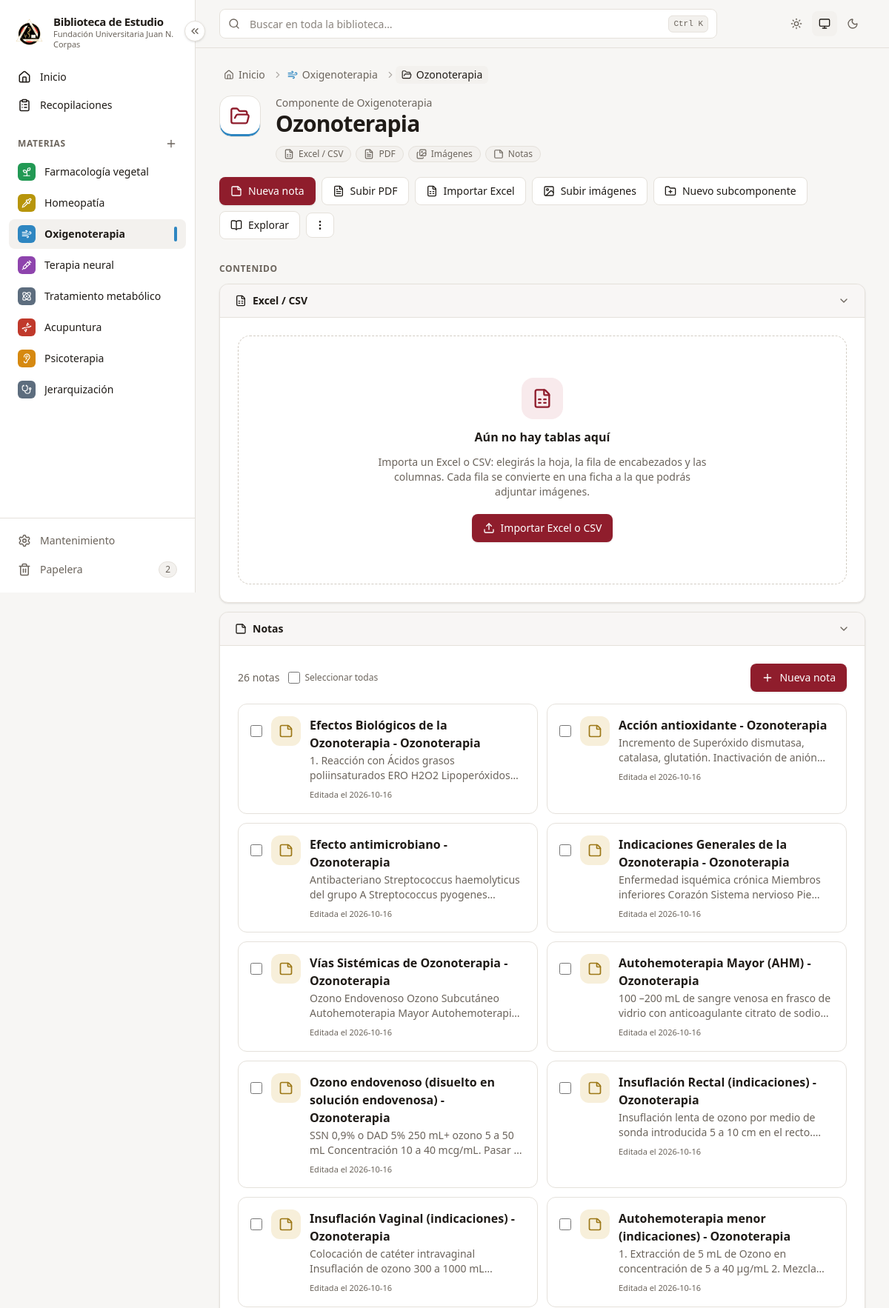
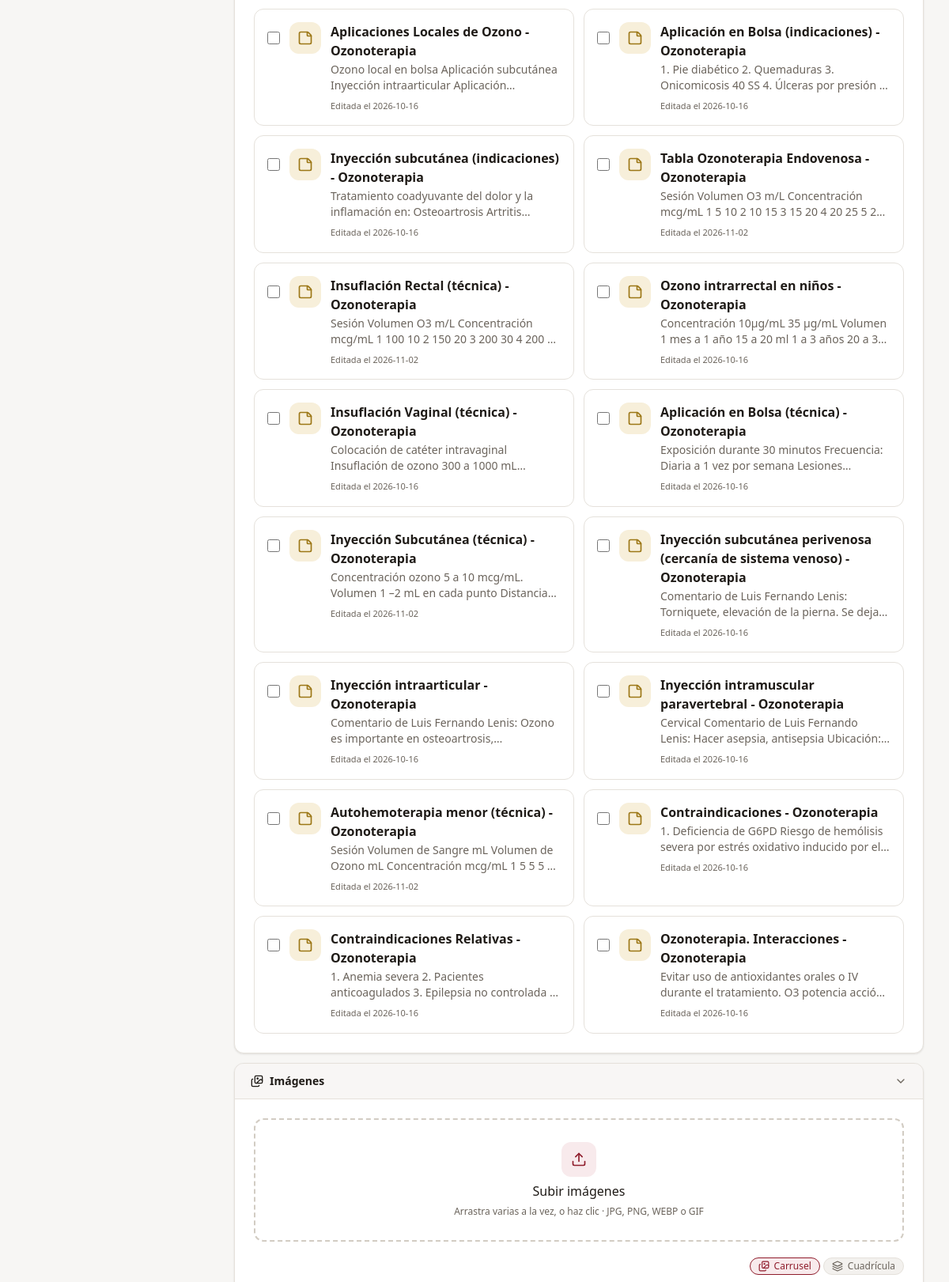
The app's page /componentes/7 (upper part) with its own data (2 pictures, top to bottom).
### tables this page shows
CREATE TABLE materias (
        id           INTEGER PRIMARY KEY,
        nombre       TEXT    NOT NULL,
        slug         TEXT    NOT NULL,
        descripcion  TEXT    NOT NULL DEFAULT '',
        color        TEXT    NOT NULL,
        icono        TEXT    NOT NULL,
        orden        INTEGER NOT NULL DEFAULT 0,
        archivada    INTEGER NOT NULL DEFAULT 0,
        papelera_id  INTEGER,
        creado       TEXT    NOT NULL,
        actualizado  TEXT    NOT NULL
    , oculta INTEGER NOT NULL DEFAULT 0, en_busqueda INTEGER NOT NULL DEFAULT 1);

CREATE TABLE componentes (
        id           INTEGER PRIMARY KEY,
        materia_id   INTEGER NOT NULL REFERENCES materias(id) ON DELETE CASCADE,
        padre_id     INTEGER REFERENCES componentes(id) ON DELETE CASCADE,
        nombre       TEXT    NOT NULL,
        slug         TEXT    NOT NULL,
        descripcion  TEXT    NOT NULL DEFAULT '',
        tipos        TEXT    NOT NULL DEFAULT '[]',
        orden        INTEGER NOT NULL DEFAULT 0,
        papelera_id  INTEGER,
        creado       TEXT    NOT NULL,
        actualizado  TEXT    NOT NULL
    );

CREATE TABLE notas (
        id             INTEGER PRIMARY KEY,
        componente_id  INTEGER NOT NULL REFERENCES componentes(id) ON DELETE CASCADE,
        titulo         TEXT    NOT NULL,
        contenido      TEXT    NOT NULL DEFAULT '',
        formato        TEXT    NOT NULL DEFAULT 'markdown',  -- markdown | texto
        orden          INTEGER NOT NULL DEFAULT 0,
        papelera_id    INTEGER,
        creado         TEXT    NOT NULL,
        actualizado    TEXT    NOT NULL
    );

### app/routers/componentes.py (the view)
@router.get("/componentes/{componente_id}")
def ver(request: Request, componente_id: int, con: sqlite3.Connection = Depends(obtener_db)):
    c = bib.obtener_componente(con, componente_id)
    m = bib.obtener_materia(con, c.materia_id)
    cadena = bib.ancestros(con, c)
    nivel = len(cadena) + 1
    migas = [{"texto": m.nombre, "url": f"/materias/{m.id}", "icono": m.icono, "color": m.color_hex}]
    migas += [{"texto": a.nombre, "url": _url(a), "icono": "folder"} for a in cadena]
    migas.append({"texto": c.nombre, "icono": "folder-open"})
    tablas = tab.listar(con, c.id) if "excel" in c.tipos else []
    from ..services import etiquetas as etq
    return pagina(request, con, "paginas/componente.html", materia=m, componente=c, ancestros=cadena,
                  subcomponentes=bib.arbol(con, m.id, c.id, nivel + 1), nivel=nivel,
                  puede_anidar=nivel < PROFUNDIDAD_MAXIMA, migas=migas, materia_activa=m.id,
                  tablas=tablas, etiquetas_tablas=etq.de_varios(con, "tabla", [t.id for t in tablas]),
                  pdfs=servicio_pdfs.listar(con, c.id) if "pdf" in c.tipos else [],
                  imagenes=servicio_imagenes.listar(con, c.id) if "imagenes" in c.tipos else [],
                  etiquetas_usadas=servicio_imagenes.etiquetas_del_componente(con, c.id) if "imagenes" in c.tipos else [],
                  notas=servicio_notas.listar(con, c.id) if "notas" in c.tipos else [],
                  movimientos=servicio_movimientos.MOVIMIENTOS, movimientos_por_id=servicio_movimientos.POR_ID)

### app/templates/paginas/componente.html (shortened to what this page needs)
{% extends "base.html" %}
{% from "macros.html" import icono, vacio, boton_modal, chips_tipos %}
{% block contenido %}
{% set url_sub = "/materias/" ~ materia.id ~ "/componentes/nuevo?padre=" ~ componente.id %}
<section class="mb-8 flex flex-wrap items-start gap-5">
  <span class="grid size-14 shrink-0 place-items-center rounded-2xl border border-borde bg-superficie text-marca" style="box-shadow: inset 0 -3px 0 {{ materia.color_hex }}">{{ icono("folder-open", "size-7") }}</span>
  <div class="min-w-[min(100%,18rem)] flex-1">
    <p class="text-sm text-tenue">{{ "Subcomponente" if ancestros else "Componente" }} de <a href="/materias/{{ materia.id }}" class="font-medium hover:text-marca">{{ materia.nombre }}</a></p>
    <h1 class="text-2xl font-bold tracking-tight sm:text-3xl">{{ componente.nombre }}</h1>
    {% if componente.tipos %}<div class="mt-3 flex flex-wrap gap-1.5">{{ chips_tipos(componente) }}</div>{% endif %}
  </div>
  <div class="flex flex-wrap items-center gap-2">
    {% if "notas" in componente.tipos %}<a href="/componentes/{{ componente.id }}/notas/nueva" class="btn-primario">{{ icono("sticky-note") }}Nueva nota</a>{% endif %}
    {% if "pdf" in componente.tipos %}<a href="#pdf" class="btn-secundario" x-data @click.prevent="history.replaceState(null, '', '#pdf'); window.dispatchEvent(new HashChangeEvent('hashchange'))">{{ icono("file-text") }}Subir PDF</a>{% endif %}
    {% if "excel" in componente.tipos %}<button type="button" class="btn-secundario" hx-get="/componentes/{{ componente.id }}/importar" hx-target="#modal">{{ icono("file-spreadsheet") }}Importar Excel</button>{% endif %}
    {% if "imagenes" in componente.tipos %}<a href="#imagenes" class="btn-secundario" x-data @click.prevent="history.replaceState(null, '', '#imagenes'); window.dispatchEvent(new HashChangeEvent('hashchange'))">{{ icono("image") }}Subir imágenes</a>{% endif %}
    {% if puede_anidar %}{{ boton_modal(url_sub, "Nuevo subcomponente", "folder-plus", "btn-secundario") }}{% endif %}
    <a href="/materias/{{ materia.id }}/explorar?c={{ componente.id }}" class="btn-secundario" title="Leer todo el material de este componente">{{ icono("book-open") }}Explorar</a>
    <div class="relative" x-data="desplegable" @click.outside="cerrar()" @keydown.escape="cerrar()">
      <button type="button" class="btn-secundario px-2.5" @click="alternar()" aria-label="Más acciones" :aria-expanded="abierto">{{ icono("ellipsis-vertical") }}</button>
    </div>
  </div>
</section>
<section aria-labelledby="t-contenido">
  <h2 id="t-contenido" class="titulo-seccion mb-3">Contenido</h2>
  {% if componente.tipos %}
  <div class="flex flex-col gap-3" x-data="acordeon({{ componente.id }})" @hashchange.window="irA(true)">
    {% for tipo in ["excel", "notas", "imagenes", "pdf", "movimientos"] %}{% for t in componente.tipos_info if t.id == tipo %}
    <div class="tarjeta scroll-mt-20 overflow-hidden" data-tipo="{{ t.id }}">
      <h3><button type="button" class="flex w-full items-center gap-2 bg-superficie-2/60 px-5 py-3 text-left text-sm font-semibold hover:text-marca"
              :aria-expanded="abierto('{{ t.id }}')" @click="alternar('{{ t.id }}')">
        {{ icono(t.icono) }}<span class="flex-1">{{ t.nombre }}</span>
        <span class="text-tenue transition-transform" :class="abierto('{{ t.id }}') && 'rotate-90'">{{ icono("chevron-right") }}</span>
      </button></h3>
      <div class="border-t border-borde p-6" x-show="abierto('{{ t.id }}')" x-cloak>
        {% include "parciales/contenido_" ~ t.id ~ ".html" ignore missing %}
      </div>
    </div>
    {% endfor %}{% endfor %}
  </div>
  {% endif %}
</section>
{% endblock %}

### app/templates/macros.html (shortened to what this page needs)
{% macro icono(nombre, clase="size-4") -%}
<svg class="ic {{ clase }}" aria-hidden="true"><use href="{{ SPRITE }}#{{ nombre }}"/></svg>
{%- endmacro %}
{% macro migas(items) -%}
{% if items %}
{% set total = items|length %}
<nav aria-label="Ruta" class="mb-4 text-sm text-tenue" x-data="{ todo: false }">
  <ol class="flex flex-wrap items-center gap-x-1 gap-y-1">
    <li class="flex items-center">
      <a href="/" class="inline-flex items-center gap-1.5 rounded-md px-1.5 py-0.5 hover:bg-superficie-2 hover:text-texto">{{ icono("house", "size-3.5") }}<span class="sr-only sm:not-sr-only">Inicio</span></a>
    </li>
    {% for m in items %}
    {% set intermedio = total > 2 and not loop.last and loop.index < total - 1 %}
    {% set texto = m.texto.split("\n")[0]|truncate(60, true, "…") %}
    <li class="{{ 'hidden sm:flex' if intermedio else 'flex' }} min-w-0 items-center" {% if intermedio %}:class="todo && '!flex'"{% endif %}>
      {{ icono("chevron-right", "size-3.5 shrink-0 opacity-50") }}
      {% if m.url %}
      <a href="{{ m.url }}" title="{{ m.texto }}"
         class="inline-flex max-w-[16rem] items-center gap-1.5 rounded-md px-1.5 py-0.5 hover:bg-superficie-2 hover:text-texto">{{ contenido }}</a>
      {% else %}
      <span class="inline-flex max-w-[22rem] items-center gap-1.5 rounded-md bg-superficie-2 px-2 py-0.5 font-medium text-texto"
            aria-current="page" title="{{ m.texto }}">{{ contenido }}</span>
      {% endif %}
    </li>
    {% endfor %}
  </ol>
</nav>
{% endif %}
{%- endmacro %}
{% macro vacio(nombre_icono, titulo, texto) -%}
<div class="flex flex-col items-center gap-3 rounded-2xl border border-dashed border-borde-fuerte bg-superficie/60 px-6 py-14 text-center">
  <span class="grid size-14 place-items-center rounded-2xl bg-marca-suave text-marca">{{ icono(nombre_icono, "size-7") }}</span>
  <h3 class="text-base font-semibold">{{ titulo }}</h3>
  <p class="max-w-md text-sm text-tenue">{{ texto }}</p>
  {% if caller %}<div class="mt-2 flex flex-wrap justify-center gap-2">{{ caller() }}</div>{% endif %}
</div>
{%- endmacro %}
{% macro boton_modal(url, texto, nombre_icono="plus", clase="btn-primario") -%}
<button type="button" class="{{ clase }}" hx-get="{{ url }}" hx-target="#modal" hx-swap="innerHTML">
  {{ icono(nombre_icono) }}{{ texto }}
</button>
{%- endmacro %}
{% macro chips_tipos(componente) -%}
{% for t in componente.tipos_info %}<span class="chip">{{ icono(t.icono, "size-3.5") }}{{ t.nombre }}</span>{% endfor %}
{%- endmacro %}
{% macro casilla(fuente, ref_id, titulo, pagina=None, clase="") -%}
{% set elemento = {"fuente": fuente, "ref_id": ref_id, "titulo": titulo|string|striptags|truncate(80, true, "…"), "pagina": pagina} %}
<input type="checkbox" x-data data-elemento="{{ elemento|tojson|forceescape }}" :checked="$store.seleccion.tiene({{ elemento|tojson|forceescape }})"
       @click.stop="$store.seleccion.alternar({{ elemento|tojson|forceescape }})"
       class="size-4 shrink-0 cursor-pointer accent-[var(--marca)] {{ clase }}"
       title="Seleccionar para agregar a la recopilación" aria-label="Seleccionar «{{ elemento.titulo }}» para la recopilación">
{%- endmacro %}
{% macro plural(n, singular, plural_) -%}{{ n }} {{ singular if n == 1 else plural_ }}{%- endmacro %}

### app/templates/parciales/barra_lateral.html (shortened to what this page needs)
{% from "macros.html" import icono %}
<aside class="barra-lateral sticky top-0 z-30 hidden h-screen shrink-0 flex-col border-r border-borde bg-superficie lg:flex" aria-label="Menú principal">
  <button type="button" class="boton-plegar absolute -right-3.5 top-7 z-10 grid size-7 place-items-center rounded-full border border-borde bg-superficie text-tenue shadow-sm hover:border-marca hover:text-marca"
          x-data @click="$store.menu.alternar()" :title="$store.menu.plegado ? 'Desplegar menú' : 'Replegar menú'"
          :aria-label="$store.menu.plegado ? 'Desplegar menú' : 'Replegar menú'">
    {{ icono("chevrons-left", "size-4 transition-transform") }}
  </button>
  <a href="/" class="item-menu flex items-center gap-3 px-5 pb-5 pt-5">
    <img src="/static/marca/logo-corpas.png" alt="Escudo de la {{ INSTITUCION }}" class="size-10 shrink-0 object-contain">
    <span class="solo-desplegado leading-tight">
      <strong class="block text-[15px] tracking-tight">{{ NOMBRE_APP }}</strong>
      <span class="block text-[11px] text-tenue">{{ INSTITUCION }}</span>
    </span>
  </a>
  <nav class="flex min-h-0 flex-1 flex-col gap-0.5 overflow-y-auto px-3 pb-3">
    {% set en_inicio = request.url.path == "/" %}
    <a href="/" title="Inicio" class="item-menu flex items-center gap-3 rounded-lg px-3 py-2 text-sm font-medium {{ 'bg-marca-suave text-marca' if en_inicio else 'text-texto hover:bg-superficie-2' }}">
      {{ icono("house", "size-[18px]") }}<span class="solo-desplegado">Inicio</span>
    </a>
    {% set en_recop = request.url.path.startswith("/recopilaciones") %}
    <a href="/recopilaciones" title="Recopilaciones" class="item-menu flex items-center gap-3 rounded-lg px-3 py-2 text-sm font-medium {{ 'bg-marca-suave text-marca' if en_recop else 'text-texto hover:bg-superficie-2' }}">
      {{ icono("clipboard-list", "size-[18px]") }}<span class="solo-desplegado">Recopilaciones</span>
    </a>
    <div class="solo-desplegado mt-5 mb-1 flex items-center justify-between px-3">
      <span class="titulo-seccion">Materias</span>
      <button type="button" class="-mr-1 rounded-md p-1 text-tenue hover:bg-superficie-2 hover:text-marca" title="Nueva materia" aria-label="Nueva materia"
              hx-get="/materias/nueva" hx-target="#modal">{{ icono("plus") }}</button>
    </div>
    {% for m in materias_menu %}
      {% set activa = materia_activa|default(None) == m.id %}
      <a href="/materias/{{ m.id }}" title="{{ m.nombre }}"
         class="item-menu group flex items-center gap-3 rounded-lg px-3 py-2 text-sm {{ 'bg-superficie-2 font-semibold text-texto' if activa else 'text-texto hover:bg-superficie-2' }}">
        <span class="grid size-6 shrink-0 place-items-center rounded-md text-white" style="background: {{ m.color_hex }}">{{ icono(m.icono, "size-3.5") }}</span>
        <span class="solo-desplegado min-w-0 flex-1 truncate">{{ m.nombre }}</span>
        {% if activa %}<span class="solo-desplegado h-5 w-1 rounded-full" style="background: {{ m.color_hex }}"></span>{% endif %}
      </a>
    {% else %}
      <p class="solo-desplegado px-3 py-2 text-xs text-tenue">Aún no hay materias.</p>
    {% endfor %}
  </nav>
  <div class="flex flex-col gap-0.5 border-t border-borde p-3">
    <a href="/mantenimiento" title="Mantenimiento y respaldos"
       class="item-menu flex items-center gap-3 rounded-lg px-3 py-2 text-sm {{ 'bg-superficie-2 font-semibold' if request.url.path == '/mantenimiento' else 'text-tenue hover:bg-superficie-2 hover:text-texto' }}">
      {{ icono("settings", "size-[18px]") }}<span class="solo-desplegado flex-1">Mantenimiento</span>
    </a>
    <a href="/papelera" title="Papelera"
       class="item-menu flex items-center gap-3 rounded-lg px-3 py-2 text-sm {{ 'bg-superficie-2 font-semibold' if request.url.path == '/papelera' else 'text-tenue hover:bg-superficie-2 hover:text-texto' }}">
      {{ icono("trash-2", "size-[18px]") }}<span class="solo-desplegado flex-1">Papelera</span>
      {% if en_papelera %}<span class="solo-desplegado chip px-2">{{ en_papelera }}</span>{% endif %}
    </a>
  </div>
</aside>

### app/templates/parciales/contenido_notas.html (shortened to what this page needs)
{% from "macros.html" import icono, vacio, plural, casilla %}
{% if notas %}
<div class="mb-4 flex flex-wrap items-center justify-between gap-3">
  <div class="flex items-center gap-3" x-data>
    <p class="text-sm text-tenue">{{ plural(notas|length, "nota", "notas") }}</p>
    <label class="flex cursor-pointer items-center gap-1.5 text-xs text-tenue" title="Seleccionar todas para la recopilación">
      <input type="checkbox" class="size-4 accent-[var(--marca)]" :checked="$store.seleccion.todasEn(document.getElementById('lista-notas'))"
             @click="$store.seleccion.grupo(document.getElementById('lista-notas'), $event.target.checked)">Seleccionar todas</label>
  </div>
  <a href="/componentes/{{ componente.id }}/notas/nueva" class="btn-primario">{{ icono("plus") }}Nueva nota</a>
</div>
<ul class="grid gap-3 lg:grid-cols-2" id="lista-notas">
  {% for n in notas %}
  <li class="group relative flex gap-3 rounded-xl border border-borde p-4 transition hover:border-borde-fuerte hover:bg-superficie-2/40">
    {{ casilla("nota", n.id, n.titulo, clase="relative z-10 mt-3") }}
    <span class="grid size-10 shrink-0 place-items-center rounded-xl bg-oro-suave text-oro">{{ icono("sticky-note", "size-5") }}</span>
    <div class="min-w-0 flex-1">
      <h3 class="font-semibold"><a href="/notas/{{ n.id }}" class="after:absolute after:inset-0">{{ n.titulo }}</a></h3>
      <p class="mt-0.5 line-clamp-2 text-sm text-tenue">{{ n.extracto or "Nota vacía" }}</p>
      <p class="mt-2 flex flex-wrap items-center gap-1.5 text-[11px] text-tenue">
        Editada el {{ n.actualizado[:10] }}
      </p>
    </div>
  </li>
  {% endfor %}
</ul>
{% endif %}

### records on screen
materias: nombre "Farmacología vegetal"
materias: nombre "Homeopatía"
materias: nombre "Oxigenoterapia", contenido "Oxigenoterapia"
materias: nombre "Terapia neural"
materias: nombre "Tratamiento metabólico"
materias: nombre "Acupuntura"
materias: nombre "Psicoterapia"
materias: nombre "Jerarquización"
componentes: contenido "Ozonoterapia", nombre "Ozonoterapia"
notas: titulo "Efectos Biológicos de la Ozonoterapia - Ozonoterapia", extracto "1. Reacción con Ácidos grasos poliinsaturados ERO H2O2…", actualizado "2026-10-16"
notas: titulo "Acción antioxidante - Ozonoterapia", extracto "Incremento de Superóxido dismutasa, catalasa, glutatión. Inactivación de…", actualizado "2026-10-16"
notas: titulo "Efecto antimicrobiano - Ozonoterapia", extracto "Antibacteriano Streptococcus haemolyticus del grupo A Streptococcus…", actualizado "2026-10-16"
notas: titulo "Indicaciones Generales de la Ozonoterapia - Ozonoterapia", extracto "Enfermedad isquémica crónica Miembros inferiores Corazón Sistema nervioso…", actualizado "2026-10-16"
notas: titulo "Vías Sistémicas de Ozonoterapia - Ozonoterapia", extracto "Ozono Endovenoso Ozono Subcutáneo Autohemoterapia Mayor…", actualizado "2026-10-16"
notas: titulo "Autohemoterapia Mayor (AHM) - Ozonoterapia", extracto "100 –200 mL de sangre venosa en frasco de vidrio con anticoagulante citrato de…", actualizado "2026-10-16"
notas: titulo "Ozono endovenoso (disuelto en solución endovenosa) - Ozonoterapia", extracto "SSN 0,9% o DAD 5% 250 mL+ ozono 5 a 50 mL Concentración 10 a 40 mcg/mL. Pasar…", actualizado "2026-10-16"
notas: titulo "Insuflación Rectal (indicaciones) - Ozonoterapia", extracto "Insuflación lenta de ozono por medio de sonda introducida 5 a 10 cm en el…", actualizado "2026-10-16"
notas: titulo "Insuflación Vaginal (indicaciones) - Ozonoterapia", extracto "Colocación de catéter intravaginal Insuflación de ozono 300 a 1000…", actualizado "2026-10-16"
notas: titulo "Autohemoterapia menor (indicaciones) - Ozonoterapia", extracto "1. Extracción de 5 mL de Ozono en concentración de 5 a 40 μg/mL 2.…", actualizado "2026-10-16"
notas: titulo "Aplicaciones Locales de Ozono - Ozonoterapia", extracto "Ozono local en bolsa Aplicación subcutánea Inyección intraarticular…", actualizado "2026-10-16"
notas: titulo "Aplicación en Bolsa (indicaciones) - Ozonoterapia", extracto "1. Pie diabético 2. Quemaduras 3. Onicomicosis 40 SS 4. Úlceras por presión…", actualizado "2026-10-16"
notas: titulo "Inyección subcutánea (indicaciones) - Ozonoterapia", extracto "Tratamiento coadyuvante del dolor y la inflamación en: Osteoartrosis…", actualizado "2026-10-16"
notas: titulo "Tabla Ozonoterapia Endovenosa - Ozonoterapia", extracto "Sesión Volumen O3 m/L Concentración mcg/mL 1 5 10 2 10 15 3 15 20 4 20 25 5…", actualizado "2026-11-02"
notas: titulo "Insuflación Rectal (técnica) - Ozonoterapia", extracto "Sesión Volumen O3 m/L Concentración mcg/mL 1 100 10 2 150 20 3 200 30 4 200…", actualizado "2026-11-02"
notas: titulo "Ozono intrarrectal en niños - Ozonoterapia", extracto "Concentración 10μg/mL 35 μg/mL Volumen 1 mes a 1 año 15 a 20 ml 1 a 3 años 20 a…", actualizado "2026-10-16"
notas: titulo "Insuflación Vaginal (técnica) - Ozonoterapia", extracto "Colocación de catéter intravaginal Insuflación de ozono 300 a 1000…", actualizado "2026-10-16"
notas: titulo "Aplicación en Bolsa (técnica) - Ozonoterapia", extracto "Exposición durante 30 minutos Frecuencia: Diaria a 1 vez por semana…", actualizado "2026-10-16"
notas: titulo "Inyección Subcutánea (técnica) - Ozonoterapia", extracto "Concentración ozono 5 a 10 mcg/mL. Volumen 1 –2 mL en cada punto…", actualizado "2026-11-02"
notas: titulo "Inyección subcutánea perivenosa (cercanía de sistema venoso) - Ozonoterapia", extracto "Comentario de Luis Fernando Lenis: Torniquete, elevación de la pierna. Se…", actualizado "2026-10-16"
notas: titulo "Inyección intraarticular - Ozonoterapia", extracto "Comentario de Luis Fernando Lenis: Ozono es importante en…", actualizado "2026-10-16"
notas: titulo "Inyección intramuscular paravertebral - Ozonoterapia", extracto "Cervical Comentario de Luis Fernando Lenis: Hacer asepsia, antisepsia…", actualizado "2026-10-16"
notas: titulo "Autohemoterapia menor (técnica) - Ozonoterapia", extracto "Sesión Volumen de Sangre mL Volumen de Ozono mL Concentración mcg/mL 1 5 5 5…", actualizado "2026-11-02"
notas: titulo "Contraindicaciones - Ozonoterapia", extracto "1. Deficiencia de G6PD Riesgo de hemólisis severa por estrés oxidativo inducido por…", actualizado "2026-10-16"
notas: titulo "Contraindicaciones Relativas - Ozonoterapia", extracto "1. Anemia severa 2. Pacientes anticoagulados 3. Epilepsia no controlada…", actualizado "2026-10-16"
notas: titulo "Ozonoterapia. Interacciones - Ozonoterapia", extracto "Evitar uso de antioxidantes orales o IV durante el tratamiento. O3 potencia…", actualizado "2026-10-16"

### other values on screen
{{ NOMBRE_APP }} "Biblioteca de Estudio"
{{ INSTITUCION }} "Fundación Universitaria Juan N. Corpas"
{{ en_papelera }} "2"
{{ "Subcomponente" if ancestros else "Componente" }} "Componente"
{{ t.nombre }} "Excel / CSV" "PDF" "Imágenes" "Notas"
{{ texto }} "Nuevo subcomponente"
{{ t.nombre }} "Excel / CSV" "Notas" "Imágenes"
{{ titulo }} "Aún no hay tablas aquí"
{{ texto }} "Importa un Excel o CSV: elegirás la hoja, la fila de encabezados y las columnas. Cada fila se convierte en una ficha a la que podrás adjuntar imágenes."
{{ n }} "26"
{{ singular if n == 1 else plural_ }} "notas"
